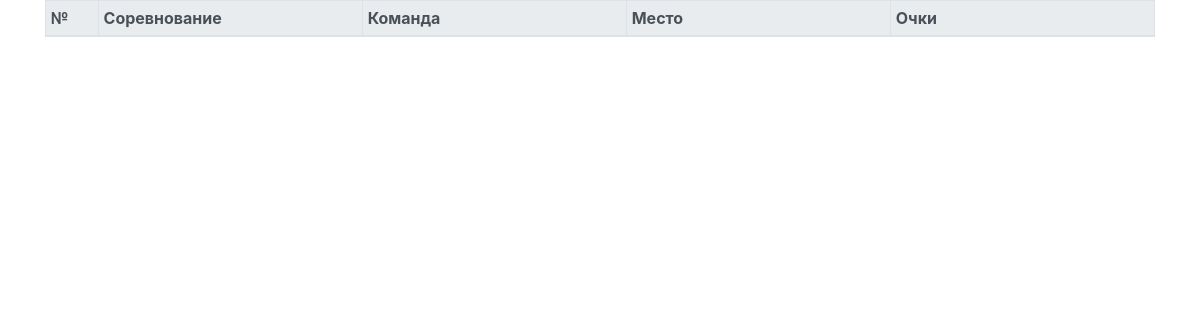
/CM/teamresult/10, run on an earlier commit of the app's database.
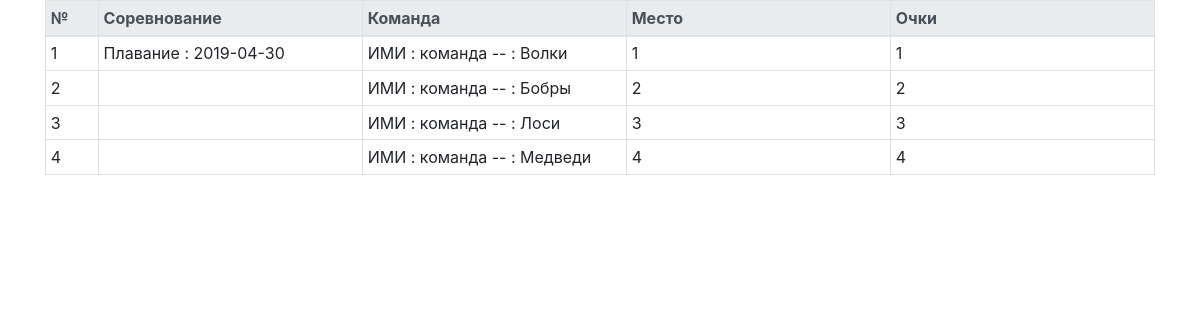
And on a later commit of the database.
### sport/models.py (models this page shows, shortened)
class TeamResult(models.Model):
    points = models.PositiveIntegerField(verbose_name = "Очки", null=True, blank=True)
    competition = models.ForeignKey(Competition, verbose_name = "Соревнование", db_index = True, on_delete=models.CASCADE)
    result = models.PositiveIntegerField(verbose_name= "Место", null=True, blank=True)
    team = models.ForeignKey(Team, verbose_name="Команда", db_index=True, on_delete=models.CASCADE)

class Competition(models.Model):
    date = models.DateField(verbose_name = "Дата соревнования", default=datetime.date.today())
    place = models.ForeignKey(Place, verbose_name = "Место проведения", null = True, blank = True, on_delete = models.CASCADE)
    sport = models.ForeignKey(Sport, verbose_name = "Вид Спорта", db_index = True, on_delete = models.CASCADE)
    result = models.BooleanField(verbose_name="Проведено", default = False)
    def __str__(self):
        return self.sport.name + ' : ' + str(self.date)

class Sport(models.Model):
    type = models.CharField(choices=SportType, verbose_name="Тип спорта", max_length=10)
    name = models.CharField(verbose_name="Вид спорта", max_length=200, db_index=True)
    class Meta:
        ordering = ['name']
        verbose_name = "вид спорта"
        verbose_name_plural = "виды спорта"

class Team(models.Model):
    competition = models.ForeignKey(Sport, verbose_name="Вид Спорта", db_index=True, on_delete=models.CASCADE)
    organization = models.ForeignKey(Department, verbose_name="Организация", db_index=True, on_delete=models.CASCADE)
    name = models.CharField(max_length=100, verbose_name= "Название команды", unique=True)
    not_resultable = models.BooleanField(verbose_name='Вне зачета', default=False)

class Department(models.Model):
    name = models.CharField(max_length=100, verbose_name="Организация", db_index=True)

### sport/views.py (the view)
# urls.py: path('teamresult/<int:competition_id>', views.result_team, name="teamresult"), # Результаты соревнования
def result_team(request, competition_id):
    teamRes = TeamResult.objects.filter(competition__id = competition_id).order_by('result')
    context = {
        'teamRes': teamRes,
    }
    return render(request, 'sport/ResultTeam.html', context)

### sport/models.py (called while the page is built)
    def __str__(self):
        return self.organization.name + ' : команда -- : ' + self.name

### sport/template/sport/ResultTeam.html (shortened to what this page needs)
<!DOCTYPE html>
<html lang="en">
<head>
    <link rel="stylesheet" href="https://stackpath.bootstrapcdn.com/bootstrap/4.3.1/css/bootstrap.min.css">
</head>
<body class="container">
        <div>
            <table class="table table-hover table-bordered table-sm table-justified">
                <thead class="active thead-light">
                        <th class="table-warning" style="width: 4%">№</th>
                        <th style="width: 20%">Соревнование</th>
                        <th style="width: 20%">Команда</th>
                        <th style="width: 20%">Место</th>
                        <th style="width: 20%">Очки</th>
                </thead>
                <tbody>
                    {% for t in teamRes %}
                    <tr>
                            <td>{{ forloop.counter }}</td>
                            {% ifchanged %}<td>{{t.competition}}</td>{% else %}<td></td>{% endifchanged %}
                                <td>{{t.team}}</td>
                                <td>{{t.result}} </td>
                                <td>{{t.points}}</td>
                    </tr>
                    {% endfor %}
                </tbody>
            </table>
        </div>
</body>
</html>

What changed in the data, as far as the page shows it:
added TeamResult: competition "Плавание : 2019-04-30", team "ИМИ : команда -- : Волки", result "1", points "1"
added TeamResult: team "ИМИ : команда -- : Бобры", result "2", points "2"
added TeamResult: team "ИМИ : команда -- : Лоси", result "3", points "3"
added TeamResult: team "ИМИ : команда -- : Медведи", result "4", points "4"
